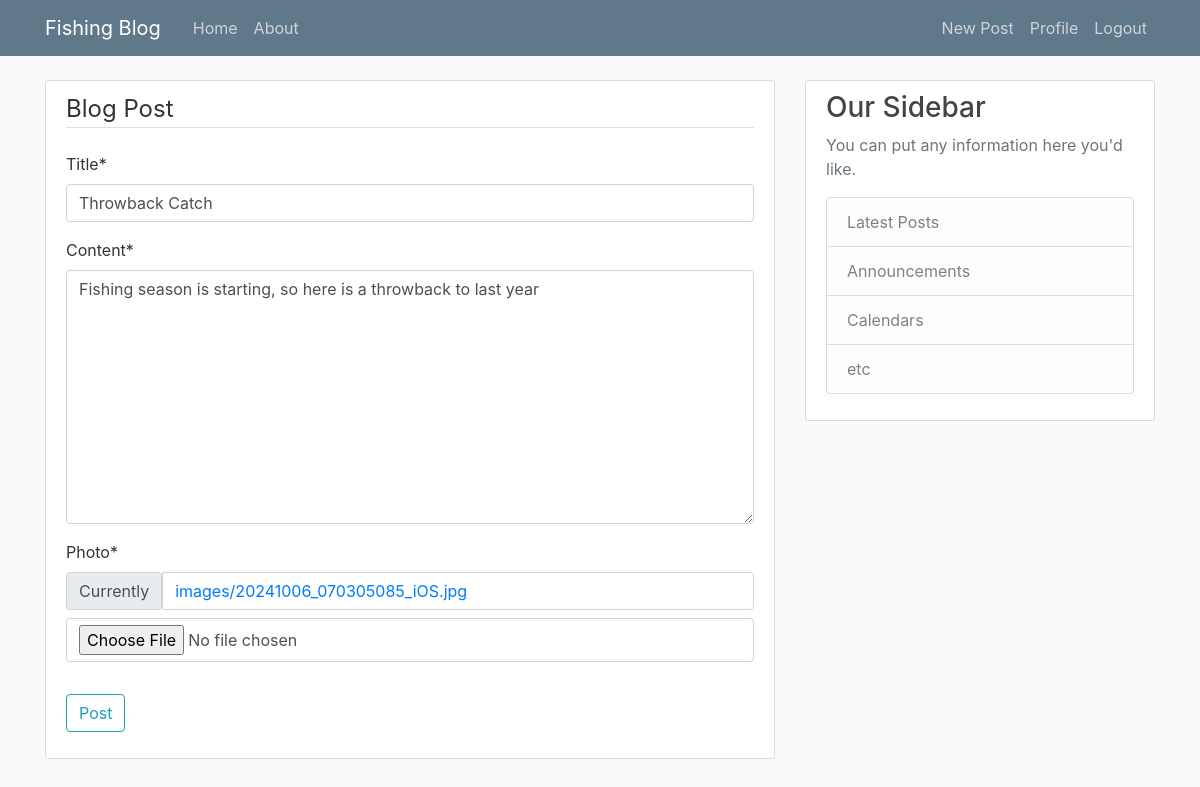
The app's page /post/11/update/ (signed in) with its own data.
### blog/models.py (models this page shows, shortened)
class Post(models.Model):
	title = models.CharField(max_length=100)
	content = models.TextField()
	photo = models.ImageField(default='null', upload_to='images/')
	date_posted = models.DateTimeField(default=timezone.now)
	author = models.ForeignKey(User, on_delete=models.CASCADE)

### blog/views.py (the view, shortened to what this page needs)
# urls.py: path('post/<int:pk>/update/', PostUpdateView.as_view(), name='post-update'),
class PostUpdateView(LoginRequiredMixin, UserPassesTestMixin, UpdateView):
	model = Post
	fields = ['title', 'content', 'photo']
	def test_func(self):
		post = self.get_object()
		if self.request.user == post.author:
			return True
		return False

### blog/templates/blog/post_form.html (shortened to what this page needs)
{% extends "blog/base.html" %}
{% load crispy_forms_tags %}
{% block content %}
        <div class="content-section">
                <form method="POST" enctype="multipart/form-data">
                        <fieldset class="form-group">
                                <legend class="border-bottom mb-4">Blog Post</legend>
                                {{ form|crispy }}
                        </fieldset>
                        <div class="form-group">
                                <button class="btn btn-outline-info" type="submit">Post</button>
                        </div>
                </form>
        </div>
{% endblock content %}

### blog/static/blog/main.css (style rules this page uses)
body { background: #fafafa; color: #333333; margin-top: 5rem; }
.content-section { background: #ffffff; padding: 10px 20px; border: 1px solid #dddddd; border-radius: 3px; margin-bottom: 20px; }

### records on screen
Post: title "Throwback Catch", content "Fishing season is starting, so here is a throwback to last year"
